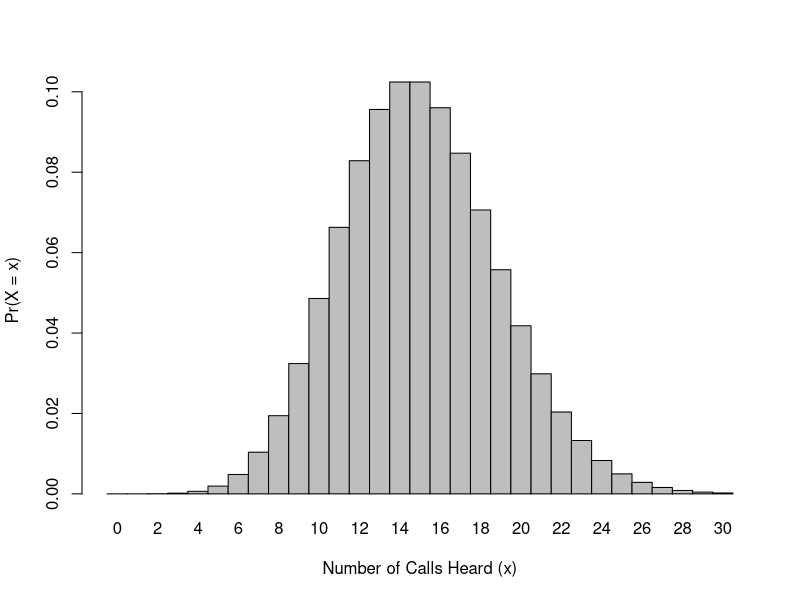
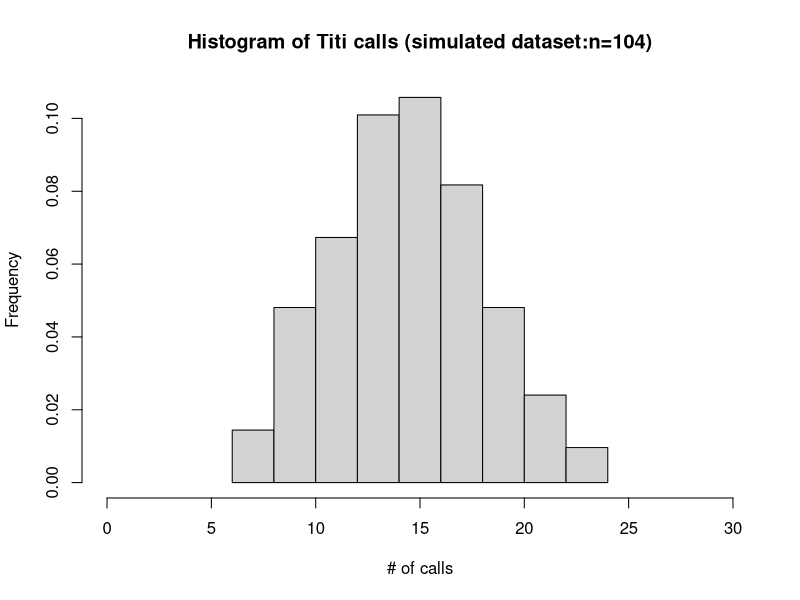

Reproduce these figures in R, in order.
## ---- chunk 1
X<-8
l<-15
prob_a<-1-ppois(q=X,lambda=l)
prob_a
## ---- chunk 2
X<-0
l<-15
prob_b<-dpois(x=X,lambda = l)
prob_b
## ---- chunk 3
X<-3
l<-15
prob_c<-dpois(x=X,lambda = l)
prob_c
## ---- chunk 4
barplot(dpois(x=0:30,lambda=15),names.arg=0:30,space=0,xlab="Number of Calls Heard (x)",ylab="Pr(X = x)")
## ---- chunk 5
titi_calls <- rpois(n=104,lambda = 15)
head(titi_calls)
hist(titi_calls,xlim=c(0,30),probability = T,xlab="# of calls",ylab ="Frequency",main = "Histogram of Titi calls (simulated dataset:n=104)")
